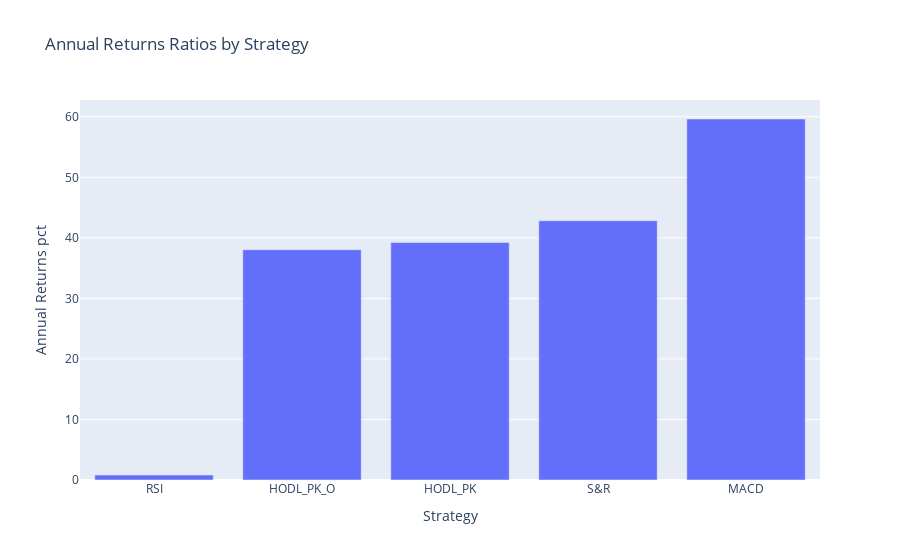

Notebook code for this chart:
### Code cell
returns_fig.show()

### Figure 1 — Plotly figure (JSON) as saved in the notebook; plotly's stock layout.template omitted (floating-point values rounded to 4 significant figures)
{"data": [{"alignmentgroup": "True", "hovertemplate": "Strategy=%{x}<br>Annual Returns pct=%{y}<extra></extra>", "legendgroup": "", "marker": {"color": "#636efa", "pattern": {"shape": ""}}, "name": "", "offsetgroup": "", "orientation": "v", "showlegend": false, "textposition": "auto", "type": "bar", "x": ["RSI", "HODL_PK_O", "HODL_PK", "S&R", "MACD"], "xaxis": "x", "y": [0.8152, 38.03, 39.23, 42.82, 59.63], "yaxis": "y"}], "layout": {"autosize": true, "barmode": "relative", "legend": {"tracegroupgap": 0}, "title": {"text": "Annual Returns Ratios by Strategy"}, "xaxis": {"anchor": "y", "autorange": true, "domain": [0, 1], "range": [-0.5, 4.5], "title": {"text": "Strategy"}, "type": "category"}, "yaxis": {"anchor": "x", "autorange": true, "domain": [0, 1], "range": [0, 62.77], "title": {"text": "Annual Returns pct"}, "type": "linear"}}}
